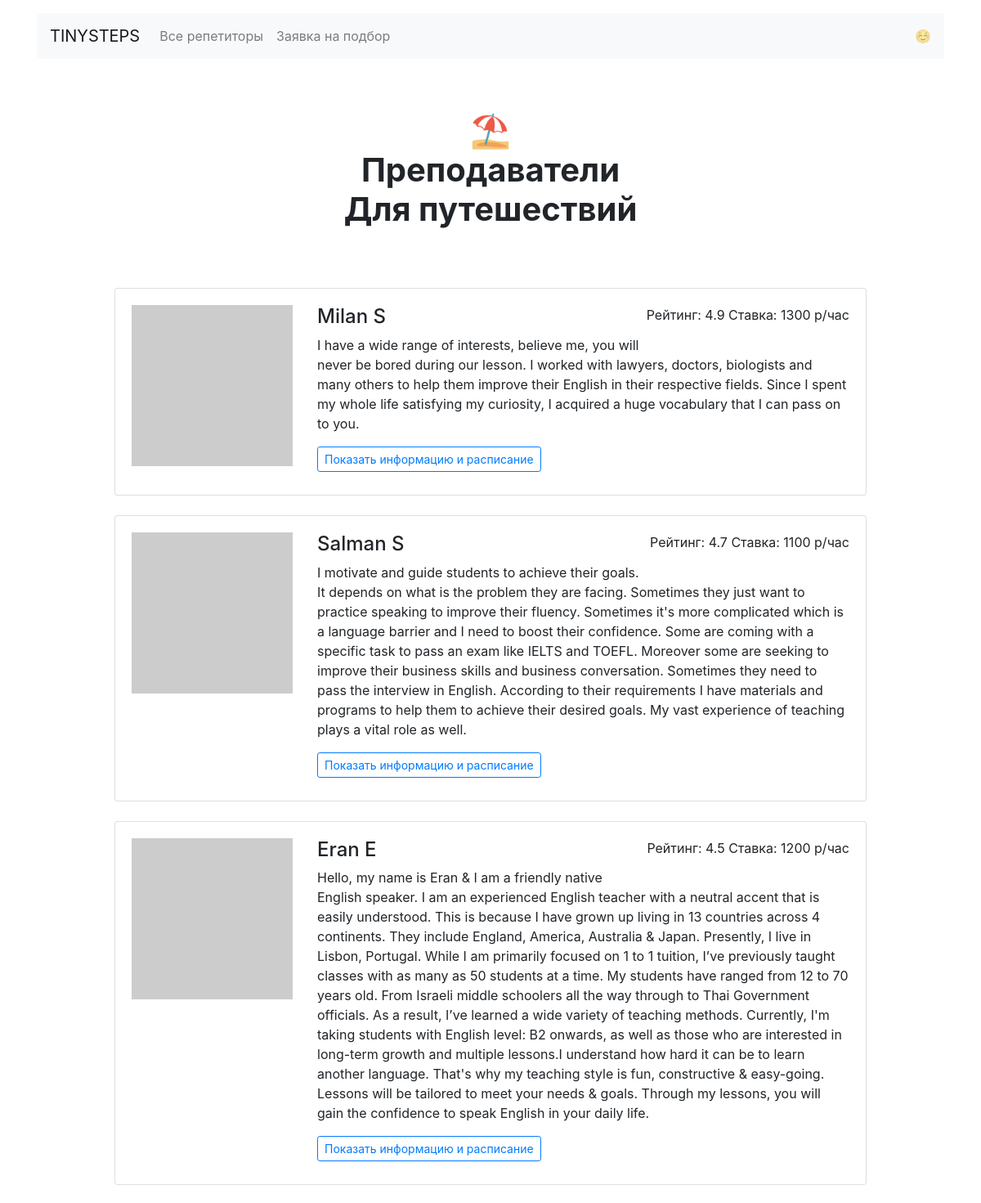
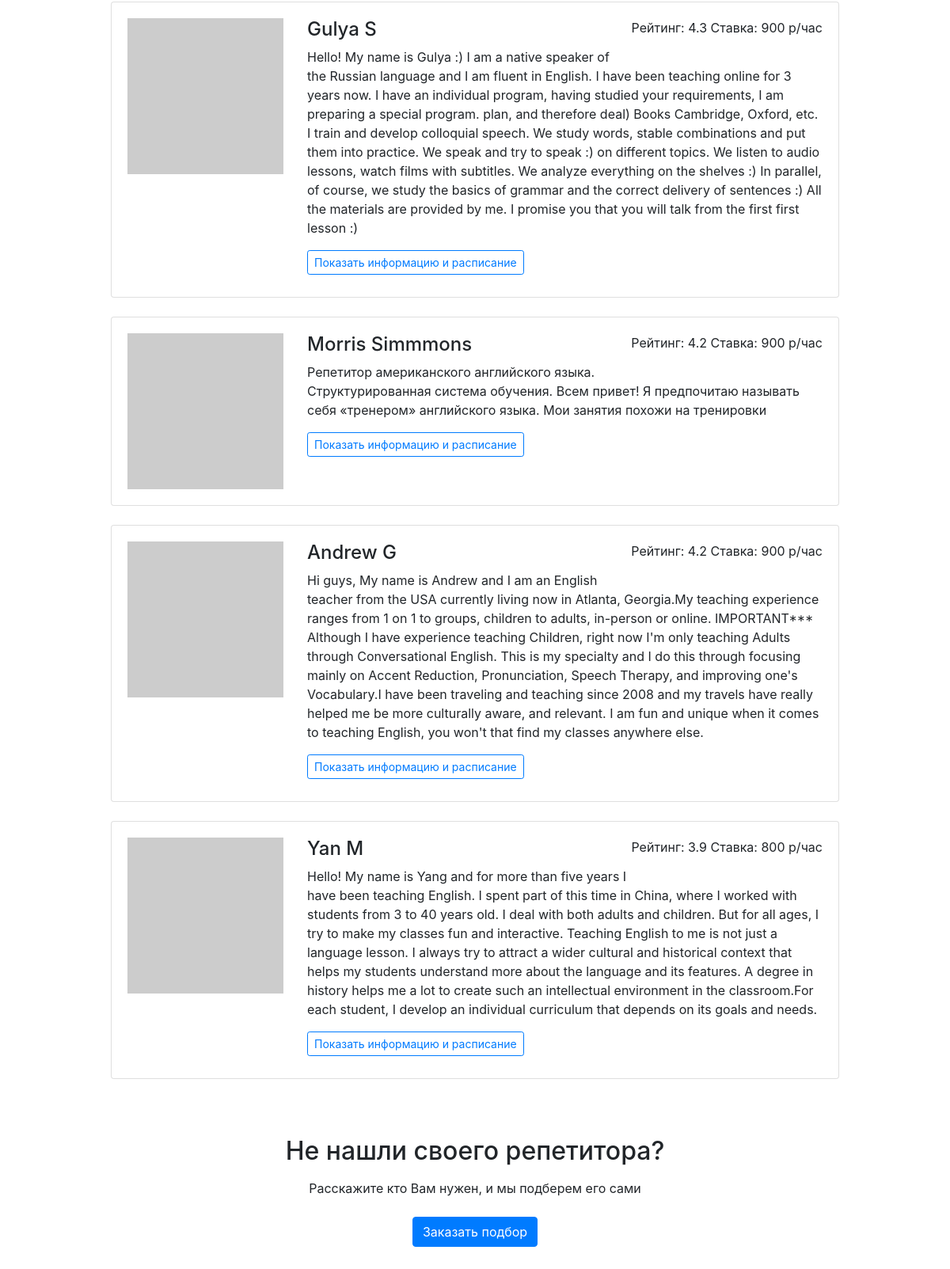
The page /goals/travel on the database its author committed (2 pictures, top to bottom).
### db_create_script.py (models this page shows)
class Goal(db.Model):
    __tablename__ = 'goals'
    id = db.Column(db.Integer, primary_key=True)
    goalTitle_eu = db.Column(db.String(30), nullable=False)
    goalTitle_ru = db.Column(db.String(30), nullable=False)
    teachers = db.relationship('Teacher', secondary=teachers_goals_association, back_populates='goals')
    goal_requests = db.relationship('Request', back_populates='clientGoal')

class Teacher(db.Model):
    __tablename__ = 'teachers'
    id = db.Column(db.Integer, primary_key=True)
    name = db.Column(db.String(50), nullable=False)
    about = db.Column(db.String(1000), nullable=False)
    rating = db.Column(db.Float, nullable=False)
    picture = db.Column(db.String(50), nullable=False)
    price = db.Column(db.Integer, nullable=False)
    free = db.Column(db.Text(1000), nullable=False)
    goals = db.relationship('Goal', secondary=teachers_goals_association, back_populates='teachers')
    teacher_bookings = db.relationship('Booking', back_populates='clientTeacher')

### app.py (the view)
@app.route('/goals/<goal>')
def render_goals(goal):
    goal_result = db.session.query(Goal).filter(Goal.goalTitle_eu == goal)
    teachers_result = db.session.query(Teacher).filter(Teacher.goals.contains(goal_result.scalar())).order_by(
        Teacher.rating.desc())
    return render_template('goal.html', teachers=teachers_result, goal=goal_result)

### templates/goal.html
{% extends 'base.html' %}
{% block container %}
<main class="container mt-3">
    <h1 class="h1 text-center w-50 mx-auto mt-1 py-5 mb-4"><strong>{{goal[0].goalTitle_ru[0]}}<br/>Преподаватели
        <br>{{goal[0].goalTitle_ru[1:]}}</strong></h1>
    <div class="row">
        <div class="col-12 col-lg-10 offset-lg-1 m-auto">
            {% for teacher in teachers %}
            <div class="card mb-4">
                <div class="card-body">
                    <div class="row">
                        <div class="col-3"><img src={{teacher.picture}} class="img-fluid" alt=""></div>
                        <div class="col-9">
                            <p class="float-right">Рейтинг: {{teacher.rating}} Ставка: {{teacher.price}} р/час</p>
                            <h2 class="h4">{{teacher.name}}</h2>
                            <p>{{teacher.about}}</p>
                            <a href="/profiles/{{teacher.id}}" class="btn btn-outline-primary btn-sm mr-3 mb-2">Показать
                                информацию и расписание</a>
                        </div>
                    </div>
                </div>
            </div>
            {% endfor %}
        </div>
    </div>
    <h2 class="text-center mt-5 mb-3">Не нашли своего репетитора?</h2>
    <p class="text-center mb-4">Расскажите кто Вам нужен, и мы подберем его сами</p>
    <div class="text-center pb-5">
        <a href="/request/" class="btn btn-primary">Заказать подбор</a>
    </div>
</main>
{% endblock %}

### rows shown on the page
Goal: goalTitle_ru "⛱", goalTitle_ru "Для путешествий"
Teacher: rating "4.9", price "1300", name "Milan S", about "I have a wide range of interests, believe me, you will never be bored during our lesson. I worked with lawyers, doctors, biologists and many others to help them improve their English in their respective fields. Since I spent my whole life satisfying my curiosity, I acquired a huge vocabulary that I can pass on to you."
Teacher: rating "4.7", price "1100", name "Salman S", about "I motivate and guide students to achieve their goals. It depends on what is the problem they are facing. Sometimes they just want to practice speaking to improve their fluency. Sometimes it's more complicated which is a language barrier and I need to boost their confidence. Some are coming with a specific task to pass an exam like IELTS and TOEFL. Moreover some are seeking to improve their business skills and business conversation. Sometimes they need to pass the interview in English. According to their requirements I have materials and programs to help them to achieve their desired goals. My vast experience of teaching plays a vital role as well."
Teacher: rating "4.5", price "1200", name "Eran E", about "Hello, my name is Eran & I am a friendly native English speaker. I am an experienced English teacher with a neutral accent that is easily understood. This is because I have grown up living in 13 countries across 4 continents. They include England, America, Australia & Japan. Presently, I live in Lisbon, Portugal. While I am primarily focused on 1 to 1 tuition, I’ve previously taught classes with as many as 50 students at a time. My students have ranged from 12 to 70 years old. From Israeli middle schoolers all the way through to Thai Government officials. As a result, I’ve learned a wide variety of teaching methods. Currently, I'm taking students with English level: B2 onwards, as well as…"
Teacher: rating "4.3", price "900", name "Gulya S", about "Hello! My name is Gulya :) I am a native speaker of the Russian language and I am fluent in English. I have been teaching online for 3 years now. I have an individual program, having studied your requirements, I am preparing a special program. plan, and therefore deal) Books Cambridge, Oxford, etc. I train and develop colloquial speech. We study words, stable combinations and put them into practice. We speak and try to speak :) on different topics. We listen to audio lessons, watch films with subtitles. We analyze everything on the shelves :) In parallel, of course, we study the basics of grammar and the correct delivery of sentences :) All the materials are provided by me. I promise you…"
Teacher: rating "4.2", price "900", name "Morris Simmmons", about "Репетитор американского английского языка. Структурированная система обучения. Всем привет! Я предпочитаю называть себя «тренером» английского языка. Мои занятия похожи на тренировки"
Teacher: rating "4.2", price "900", name "Andrew G", about "Hi guys, My name is Andrew and I am an English teacher from the USA currently living now in Atlanta, Georgia.My teaching experience ranges from 1 on 1 to groups, children to adults, in-person or online. IMPORTANT*** Although I have experience teaching Children, right now I'm only teaching Adults through Conversational English. This is my specialty and I do this through focusing mainly on Accent Reduction, Pronunciation, Speech Therapy, and improving one's Vocabulary.I have been traveling and teaching since 2008 and my travels have really helped me be more culturally aware, and relevant. I am fun and unique when it comes to teaching English, you won't that find my classes anywhere else."
Teacher: rating "3.9", price "800", name "Yan M", about "Hello! My name is Yang and for more than five years I have been teaching English. I spent part of this time in China, where I worked with students from 3 to 40 years old. I deal with both adults and children. But for all ages, I try to make my classes fun and interactive. Teaching English to me is not just a language lesson. I always try to attract a wider cultural and historical context that helps my students understand more about the language and its features. A degree in history helps me a lot to create such an intellectual environment in the classroom.For each student, I develop an individual curriculum that depends on its goals and needs."
